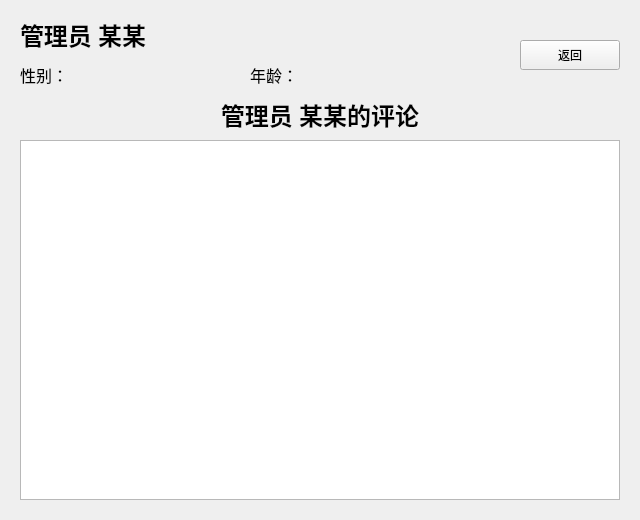
<?xml version="1.0" encoding="UTF-8"?>
<ui version="4.0">
 <class>AllCommentsDialog</class>
 <widget class="QDialog" name="AllCommentsDialog">
  <property name="geometry">
   <rect>
    <x>0</x>
    <y>0</y>
    <width>640</width>
    <height>520</height>
   </rect>
  </property>
  <property name="windowTitle">
   <string>评论信息</string>
  </property>
  <widget class="QTableWidget" name="CommentTable">
   <property name="geometry">
    <rect>
     <x>20</x>
     <y>140</y>
     <width>600</width>
     <height>360</height>
    </rect>
   </property>
   <attribute name="horizontalHeaderVisible">
    <bool>false</bool>
   </attribute>
   <attribute name="horizontalHeaderHighlightSections">
    <bool>false</bool>
   </attribute>
   <column>
    <property name="text">
     <string>新建列</string>
    </property>
   </column>
  </widget>
  <widget class="QPushButton" name="Return">
   <property name="geometry">
    <rect>
     <x>520</x>
     <y>40</y>
     <width>100</width>
     <height>30</height>
    </rect>
   </property>
   <property name="text">
    <string>返回</string>
   </property>
   <property name="autoDefault">
    <bool>false</bool>
   </property>
  </widget>
  <widget class="QLabel" name="CommentLabel">
   <property name="geometry">
    <rect>
     <x>20</x>
     <y>100</y>
     <width>600</width>
     <height>30</height>
    </rect>
   </property>
   <property name="font">
    <font>
     <family>等线</family>
     <pointsize>18</pointsize>
     <weight>75</weight>
     <bold>true</bold>
    </font>
   </property>
   <property name="text">
    <string>管理员 某某的评论</string>
   </property>
   <property name="alignment">
    <set>Qt::AlignCenter</set>
   </property>
  </widget>
  <widget class="QLabel" name="UserName">
   <property name="geometry">
    <rect>
     <x>20</x>
     <y>20</y>
     <width>480</width>
     <height>30</height>
    </rect>
   </property>
   <property name="font">
    <font>
     <family>等线</family>
     <pointsize>18</pointsize>
     <weight>75</weight>
     <bold>true</bold>
    </font>
   </property>
   <property name="text">
    <string>管理员 某某</string>
   </property>
  </widget>
  <widget class="QLabel" name="Sex">
   <property name="geometry">
    <rect>
     <x>20</x>
     <y>60</y>
     <width>100</width>
     <height>30</height>
    </rect>
   </property>
   <property name="font">
    <font>
     <family>等线</family>
     <pointsize>12</pointsize>
     <weight>50</weight>
     <bold>false</bold>
    </font>
   </property>
   <property name="text">
    <string>性别：</string>
   </property>
  </widget>
  <widget class="QLabel" name="Age">
   <property name="geometry">
    <rect>
     <x>250</x>
     <y>60</y>
     <width>100</width>
     <height>30</height>
    </rect>
   </property>
   <property name="font">
    <font>
     <family>等线</family>
     <pointsize>12</pointsize>
     <weight>50</weight>
     <bold>false</bold>
    </font>
   </property>
   <property name="text">
    <string>年龄：</string>
   </property>
  </widget>
 </widget>
 <resources/>
 <connections>
  <connection>
   <sender>Return</sender>
   <signal>clicked()</signal>
   <receiver>AllCommentsDialog</receiver>
   <slot>accept()</slot>
   <hints>
    <hint type="sourcelabel">
     <x>567</x>
     <y>56</y>
    </hint>
    <hint type="destinationlabel">
     <x>407</x>
     <y>450</y>
    </hint>
   </hints>
  </connection>
  <connection>
   <sender>CommentTable</sender>
   <signal>cellClicked(int,int)</signal>
   <receiver>AllCommentsDialog</receiver>
   <slot>showMovieInfo(int,int)</slot>
   <hints>
    <hint type="sourcelabel">
     <x>345</x>
     <y>272</y>
    </hint>
    <hint type="destinationlabel">
     <x>631</x>
     <y>229</y>
    </hint>
   </hints>
  </connection>
 </connections>
 <slots>
  <slot>showMovieInfo(int,int)</slot>
 </slots>
</ui>
